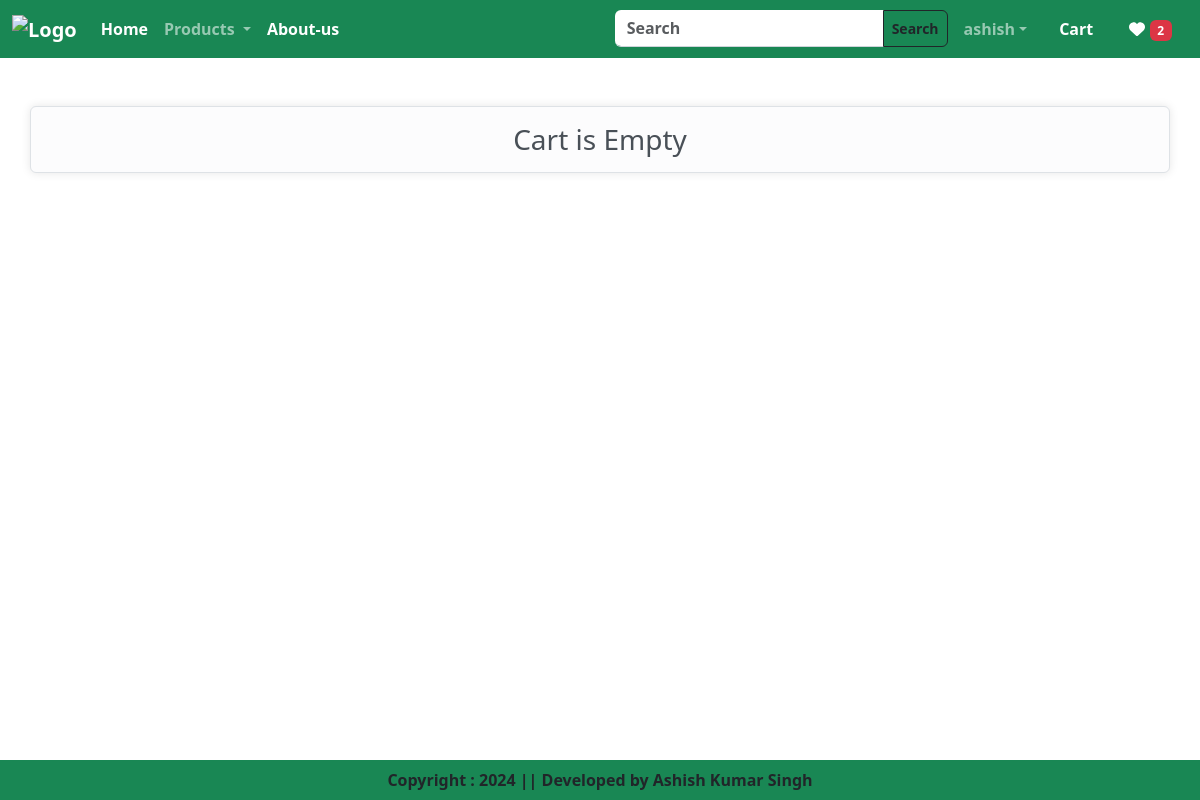
/cart/ (signed in), run on an earlier commit of the app's database.
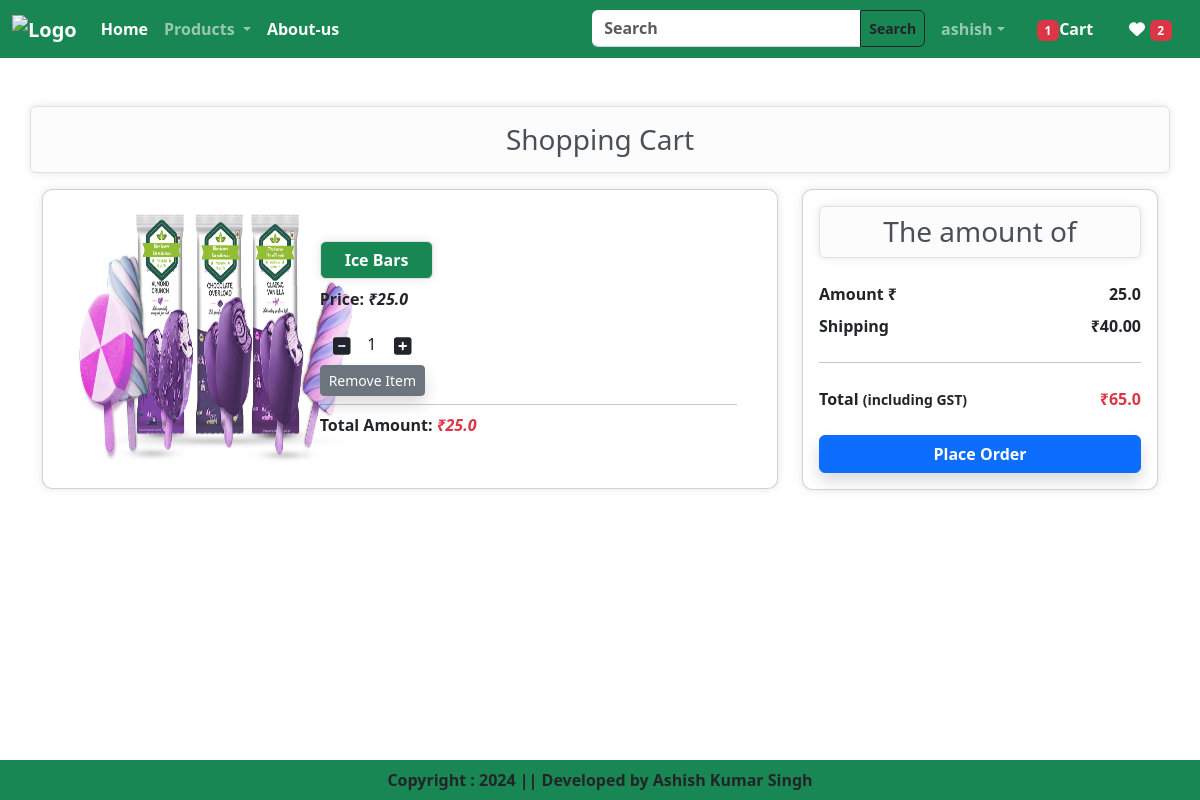
And on a later commit of the database.
### app/models.py (models this page shows, shortened)
class Cart(models.Model):
    user = models.ForeignKey(User,on_delete=models.CASCADE)
    product = models.ForeignKey(Product,on_delete=models.CASCADE)
    quantity = models.PositiveIntegerField(default=1)
    @property
    def total_cost(self):
        return self.quantity * self.product.discounted_price

class Product(models.Model):
    title = models.CharField(max_length=100)
    selling_price = models.FloatField()
    discounted_price = models.FloatField()
    description = models.TextField()
    composition = models.TextField(default="")
    prodapp = models.TextField(default="")
    category = models.CharField(choices=CATEGORY_CHOICES,max_length=2)
    product_image = models.ImageField(upload_to='product')

### app/views.py (the view)
# urls.py: path('cart/',views.show_cart,name="showcart"),
@login_required
def show_cart(request):
    user = request.user
    cart = Cart.objects.filter(user=user)
    amount = 0
    for p in cart:
        value = p.quantity * p.product.discounted_price
        amount = amount + value
    totalamount = amount + 40
    wishItem=0
    totalItem = 0
    if request.user.is_authenticated:
        totalItem = len(Cart.objects.filter(user=request.user))
        wishItem = len(Wishlist.objects.filter(user=request.user))
    return render(request,'app/addtocart.html',locals())

### app/templates/app/addtocart.html (shortened to what this page needs)
{% extends "app/base.html" %}
{% load static %}
{% block main-content %}
<div class="container my-5">
    <div class="row">
        {% if cart %}
        <h3 class="alert alert-light border rounded text-center shadow_container"> Shopping Cart</h3>
        <div class="col-sm-8">
            {% for item in cart %}
            <div class="card shadow_container mb-4 p-4">
                <div class="row no-gutters d-flex align-items-center">
                    <div class="col-md-4 text-center">
                        <img class="card-img" src="{{ item.product.product_image.url }}" alt="{{ item.product.title }}" style="height: 250px; width: 300px;">
                    </div>
                    <div class="col-md-8">
                        <div class="card-body">
                            <h5 class="border rounded text-center shadow_container btn btn-success px-4 fw-bold">{{item.product.title}}</h5>
                            <p class="card-text"><strong>Price:</strong><span class="fst-italic fw-bolder"  class="fst-italic fw-bolder"> ₹{{item.product.discounted_price}}</span></p>
                          <div>
                            <a class="minus-cart btn" pid="{{item.product.id}}"><i class="fas  fa-minus-square fa-lg"></i></a>
                            <span id="quantity">{{item.quantity}}</span>
                            <a class="plus-cart btn" pid="{{item.product.id}}"><i class="fas  fa-plus-square fa-lg"></i></a>
                        </div>
                        <div class="d-flex justify-content-between">
                            <a href="#" class="remove-cart btn btn-sm btn-secondary shadow mr-3" pid="{{item.product.id}}">Remove Item</a>
                        </div>
                        <hr class="my-2">
                        <p class="card-text"><strong>Total Amount: </strong><span  class="fst-italic fw-bolder text-danger"> ₹{{item.total_cost}}</span></p>
                        </div>
                    </div>
                </div>
            </div>
                {% endfor %}
        </div>
        <div class="col-sm-4">
            <div class="card shadow_container fw-bold">
                <div class="card-body">
                    <h3 class="alert alert-light border rounded text-center shadow_container p-2">The amount of</h3>
                    <ul class="list-group">
                        <li class="list-group-item d-flex justify-content-between align-items-center border-0 px-0 pb-0">Amount ₹<span id="amount"> {{amount}}</span></li>
                        <li class="list-group-item d-flex justify-content-between align-items-center border-0 px-0">Shipping <span> ₹40.00</span></li><hr>
                        <li class="list-group-item d-flex justify-content-between align-items-center border-0 px-0 mb-3">
                            <div>
                                <strong>
                                    Total
                                </strong> <small>(including GST)</small>
                            </div>
                            <span id="totalamount"><strong class="text-danger"> ₹{{totalamount}}</strong></span>
                        </li>
                    </ul>
                    <div class="d-grid"><a href="{% url 'checkout' %}" class="btn btn-primary shadow fw-bold">Place Order</a></div>
                </div>
            </div>
        </div>
        {% else %}
        <h3 class="alert alert-light border rounded text-center shadow_container">Cart is Empty</h3>
        {% endif %}
    </div>
</div>
<br>
{% endblock main-content %}

### app/templates/app/base.html (shortened to what this page needs)
<!doctype html>
{% load static %}
<html lang="en">
  <head>
    <link href="https://cdn.jsdelivr.net/npm/bootstrap@5.3.3/dist/css/bootstrap.min.css" rel="stylesheet">
    <link rel = "stylesheet" href = "{% static 'app/css/owl.carousel.min.css' %}">
    <link rel = "stylesheet" href = "{% static 'app/css/all.min.css' %}">
    <link rel = "stylesheet" href = "{% static 'app/css/style.css' %}">
    <link rel="stylesheet" href="https://cdnjs.cloudflare.com/ajax/libs/font-awesome/6.0.0-beta3/css/all.min.css">
  </head>
  <body>
    <nav class="navbar navbar-expand-lg navbar-dark bg-success">
      <div class="container-fluid fw-bold">
        <a class="navbar-brand" href="/">
          <img src="{% static 'app/images/logo2.png' %}" alt="Logo" width="200" height="100"></a>
        <div class="collapse navbar-collapse" id="navbarSupportedContent">
          <ul class="navbar-nav me-auto mb-2 mb-lg-0">
            {% if request.user.is_authenticated %}
            <li class="nav-item">
              <a class="nav-link active" aria-current="page" href="/">Home</a>
            </li>
            <li class="nav-item dropdown">
              <a class="nav-link dropdown-toggle" href="#" role="button" data-bs-toggle="dropdown" aria-expanded="false">
                Products
              </a>
            <li class="nav-item">
              <a class="nav-link text-white" href="{% url 'about' %}">About-us</a>
            </li>
          </ul>
          <form class="d-flex" role="search" action="/search/">
            <div class="input-group">
              <input class="form-control rounded-start fw-bold" type="search" placeholder="Search" aria-label="Search" name="search" style="length:1000px;">
              <button class="btn btn-outline-dark fw-bold btn-sm rounded-end" type="submit">Search</button>
            </div>
          </form>
        </div>
        <ul class="navbar-nav me-auto mb-2 mb-lg-0">
          <li class="nav-item dropdown mx-2">
            <a class="nav-link dropdown-toggle" href="#" role="button" data-bs-toggle="dropdown" aria-expanded="false">{{request.user}}</a>
          </li>
          <li class="nav-item mx-2">
            <a class="nav-link text-white" href="{% url 'showcart' %}"><span class="badge bg-danger">{% if totalItem > 0 %}{{totalItem}}{% endif %}</span>Cart&nbsp;</a>
          </li>
          <li class="nav-item mx-2">
            <a class="nav-link text-white" href="{% url 'wishlists' %}"><i class="fa fa-heart"></i> <span class="badge bg-danger">{% if wishItem > 0 %}{{wishItem}}{% endif %}</span></a>
          </li>
          {% else %}
          <li class="nav-item mx-2">
            <p class="nav-link text-white"><a style="text-decoration:none;color:white;"  href="{% url 'login' %}">Login</a>/<a style="text-decoration:none;color:white;" href="{% url 'customer-registration' %}">Register</a></p>
          </li>
          {% endif %}
        </ul>
      </div>
    </nav>
    {% block main-content %}{% endblock main-content %}
<footer class="container-fluid fixed-bottom bg-success text-center p-2 mt-5 fw-bold">
  Copyright : 2024 || Developed by Ashish Kumar Singh
</footer>
  </body>
</html>

What changed in the data, as far as the page shows it:
added Cart: product.product_image (picture), product "Ice Bars", product.discounted_price "25.0", quantity "1", total_cost "25.0"
Also different on the page:
{{ totalItem }}: (not shown) → "1"
{{ amount }}: (not shown) → "25.0"
{{ totalamount }}: (not shown) → "65.0"
text no longer shown: "Cart is Empty"
text now shown: "Shopping Cart The amount of Amount ₹ Shipping ₹40.00 Total (including GST) ₹ Place Order"
